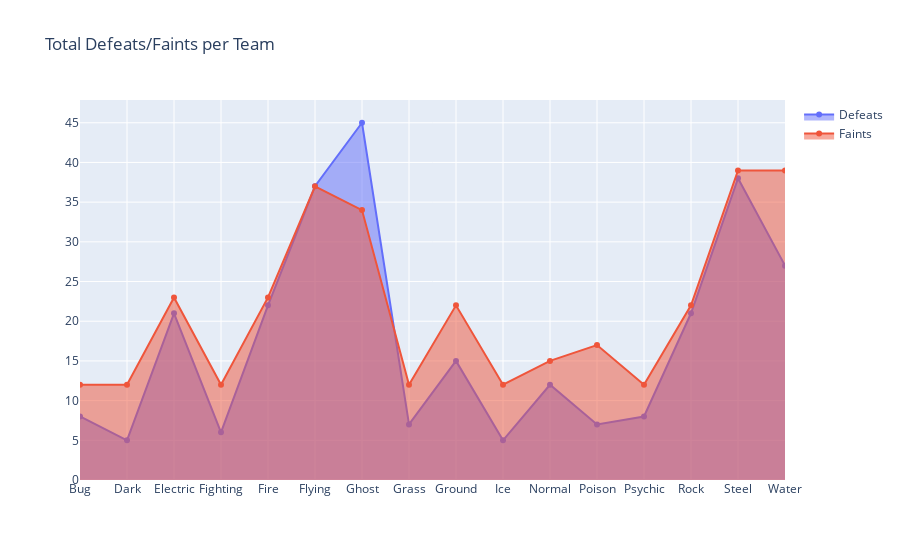

The code cell stored with this chart in its notebook:
### Markdown cell above
Make an area chart showing the total defeats/faints for each team

### Code cell
grouped_df = df.groupby("Team").agg({
    "Defeats": "sum",
    "Faints": "sum"
})
grouped_df.reset_index(inplace=True)

# Make area chart in Matplotlib
fig, ax = plt.subplots()
ax.fill_between(grouped_df["Team"], grouped_df["Defeats"], color="green", alpha=0.5, label="Defeats")
ax.fill_between(grouped_df["Team"], grouped_df["Faints"], color="red", alpha=0.5, label="Faints")
ax.set_title("Total Defeats/Faints per Team")
ax.legend()
plt.xticks(rotation=90)
plt.show()

# Make area chart in Plotly
trace_defeats = go.Scatter(x=grouped_df["Team"], y=grouped_df["Defeats"], name='Defeats', fill='tozeroy')
trace_faints = go.Scatter(x=grouped_df["Team"], y=grouped_df["Faints"], name='Faints', fill='tozeroy')
layout = go.Layout(
    xaxis=dict(title=""),
    yaxis=dict(title=""),
    title="Total Defeats/Faints per Team"
)
fig = go.Figure(data=[trace_defeats, trace_faints], layout=layout)
fig.show()

### Figure 1 — Plotly figure (JSON) as saved in the notebook; plotly's stock layout.template omitted (floating-point values rounded to 4 significant figures)
{"data": [{"fill": "tozeroy", "name": "Defeats", "type": "scatter", "x": ["Bug", "Dark", "Electric", "Fighting", "Fire", "Flying", "Ghost", "Grass", "Ground", "Ice", "Normal", "Poison", "Psychic", "Rock", "Steel", "Water"], "y": [8, 5, 21, 6, 22, 37, 45, 7, 15, 5, 12, 7, 8, 21, 38, 27]}, {"fill": "tozeroy", "name": "Faints", "type": "scatter", "x": ["Bug", "Dark", "Electric", "Fighting", "Fire", "Flying", "Ghost", "Grass", "Ground", "Ice", "Normal", "Poison", "Psychic", "Rock", "Steel", "Water"], "y": [12, 12, 23, 12, 23, 37, 34, 12, 22, 12, 15, 17, 12, 22, 39, 39]}], "layout": {"title": {"text": "Total Defeats/Faints per Team"}, "xaxis": {"title": {"text": ""}}, "yaxis": {"title": {"text": ""}}}}
